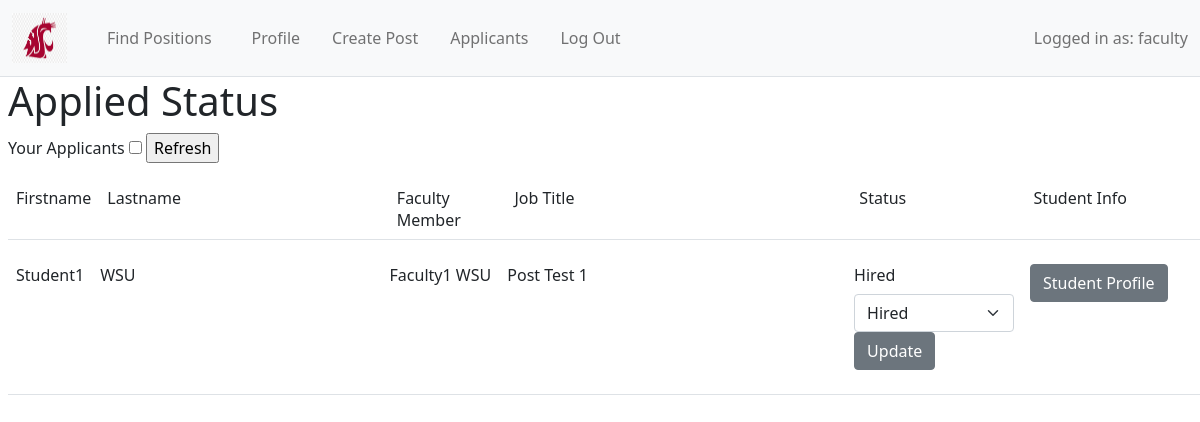
Screenshot of /appliedStatus/-1?id=2 (signed in) with the database file from the repository.
### app/Model/models.py (models this page shows, shortened)
class User(db.Model, UserMixin):
    __tablename__ = 'user'
    id = db.Column(db.Integer, primary_key=True) #id of user
    username = db.Column(db.String(64))
    firstname = db.Column(db.String(64))
    lastname = db.Column(db.String(64))
    email =  db.Column(db.String(120), unique = True)
    password_hash = db.Column(db.String(128))
    userType = db.Column(db.String(64))
    posts = db.relationship('Post', backref='writer', lazy = 'dynamic')
    __mapper_args__ = {
        'polymorphic_identity':'user',
        'polymorphic_on':userType
    }

class Application(db.Model):
    id = db.Column(db.Integer, primary_key=True)
    post_id = db.Column(db.Integer,db.ForeignKey('post.id'))
    student_id = db.Column(db.Integer,db.ForeignKey('student.id'))
    username = db.Column(db.String(26))
    firstName = db.Column(db.String(26))
    lastName = db.Column(db.String(26))
    email = db.Column(db.String(120))
    body = db.Column(db.String(1500))
    appStatus = db.Column(db.String(20))
    approved = db.Column(db.Boolean,default = False)
    post_id = db.Column(db.Integer,db.ForeignKey('post.id'))
    student_id = db.Column(db.Integer, db.ForeignKey('student.id'))

class Post(db.Model):
    id = db.Column(db.Integer, primary_key=True) #holds post id
    user_id = db.Column(db.Integer, db.ForeignKey('user.id'))
    username = db.Column(db.String(150)) #holds username
    applicants = db.relationship('Application', backref = 'jobPost')
    title = db.Column(db.String(150)) #holds post title
    description = db.Column(db.String(1500)) #holds post body
    timestamp = db.Column(db.DateTime, index=True, default=datetime.utcnow) #records timestamp of when post was made
    startDate = db.Column(db.String(20)) # will hold start date for job
    endDate = db.Column(db.String(20)) # will hold end date for job
    requiredTime = db.Column(db.Text) # will hold required amount of time
    qualifications = db.Column(db.String(1500)) #will hold qualifications needed for the job
    researchFields = db.relationship('Tag', secondary =  createTags, primaryjoin = (createTags.c.post_id == id), backref=db.backref('createTags', lazy='dynamic'), lazy = 'dynamic')
    facultyFirst = db.Column(db.String(26))
    facultyLast = db.Column(db.String(26))
    facultyEmail = db.Column(db.String(26))
    facultyUsername = db.Column(db.String(26))

### app/Controller/routes.py (the view)
@bp_routes.route("/appliedStatus/<aid>", methods = ['GET', 'POST'])
@login_required
def appliedStatus(aid):
    aform = ApplicationStatusForm()
    application = Application.query.all()
    sform = SortForm()
    if request.method == 'POST':
        if sform.choice.data == True:
            application = Application.query.filter_by(username = current_user.username)
        qApp = Application.query.filter_by(id = aid).first()
        qApp.appStatus = aform.statusfield.data
        db.session.commit()
    return render_template('applied.html', title = 'Applied Students', applicants = application, form = sform, aform = aform)

### app/Controller/forms.py
class ApplicationStatusForm(FlaskForm):
    mychoices = ['Hired', 'Not Hired']
    statusfield = SelectField('Status', choices = mychoices, validators = [DataRequired()])
    submit = SubmitField('Update')

class SortForm(FlaskForm):
    choice = BooleanField("Your Applicants")
    refresh = SubmitField('Refresh')

### app/Model/models.py (called while the page is built)
@login.user_loader
def load_user(id):
    return User.query.get(int(id))

### app/View/templates/applied.html (shortened to what this page needs)
{% extends "base.html" %}
{% block content %}
    <h1>Applied Status</h1>
    {% if form %}
        <form action="" method="post">
            <div>
                {{ form.choice.label }}
                {{ form.choice }}
                {{ form.refresh(class = "button" ) }}
            </div>
        </form>
    {% endif %}
    <table  class = "table table-hover">
        <tr valign = "center">
            <td width = "5%"> Firstname </td>
            <td width = "25%"> Lastname </td>
            <td width = "10%"> Faculty Member </td>
            <td width = "30%"> Job Title </td>
            <td width = "15%"> Status </td>
            <td width = "15%"> Student Info </td>
        </tr>
    </table>
    {% for applicant in applicants %}
        {% include '_applied.html' %}
    {% endfor %}
{% endblock %}

### app/View/templates/base.html (shortened to what this page needs)
<html>
    <head>
        <link href="https://cdn.jsdelivr.net/npm/bootstrap@5.1.3/dist/css/bootstrap.min.css" rel="stylesheet">
        <link rel="stylesheet" href="{{ url_for('static', filename='css/css/main.css') }}">
     </head>
    <body>
        <nav class="navbar navbar-expand-lg navbar-light bg-light border-bottom">
            <div class="container-fluid">
                {% if current_user.is_anonymous %}
                <a class="navbar-brand" href="{{ url_for('auth.login') }}">
                {% else %}
                <a class="navbar-brand" href="{{ url_for('routes.index') }}">
                {% endif %}
                <img src="{{ url_for('static', filename='img/331-3317404_about-this-page-washington-state-university-mascot.png') }}" alt="" width="55" height="50" class="d-inline-block align-text-top">
              </a>
              <div class="collapse navbar-collapse" id="navbarSupportedContent">
                <ul class="navbar-nav me-auto mb-2 mb-lg-0">
                {% if current_user.is_anonymous %}
                {% else %}
                <li class="nav-item mx-3">
                    <a class="nav-link" aria-current="page" href="{{ url_for('routes.index') }}">Find Positions</a>
                </li>
                {% endif %}
                {% if current_user.is_anonymous %}
                    <li class="nav-item  mx-2">
                        <a class="nav-link" href="{{ url_for('auth.login') }}">Log in</a>
                    </li>
                {% else %}
                    {% if current_user.userType == "Faculty" %}
                    <li class="nav-item  mx-2">
                        <a class="nav-link" href="{{ url_for('routes.display_profile', uid = current_user.id, aid = -1) }}">Profile</a>
                    </li>
                    {% endif %}
                    {% if current_user.userType == "Faculty" %}
                        <li class="nav-item  mx-2">
                            <a class="nav-link" href="{{ url_for('routes.createPost') }}">Create Post</a>
                          </li>
                          <li class="nav-item  mx-2">
                            <a class="nav-link" href="{{ url_for('routes.appliedStatus', id = current_user.id, aid = -1) }}">Applicants</a>
                        </li>
                    {% endif %}
                        <li class="nav-item  mx-2">
                            <a class="nav-link" href="{{ url_for('auth.logout') }}">Log Out</a>
                            </li>
                    </ul>
                {% endif %}
                {% if current_user.is_anonymous %}
                {% else %}
                    <span class= "navbar-text">
                        Logged in as: {{current_user.username}}
                    </span>
                {% endif %}
              </div>
            </div>
          </nav>
        <div class = 'ms-2'>{% block content %}{% endblock %}</div>
    </body>
</html>

### app/View/templates/_applied.html (shortened to what this page needs)
<table class = "table table-hover">
    {% if applicant.jobPost != None %}
        <tr valign = "center">
            <td width = "5%"> {{applicant.whoApplied.firstname}} </td>
            <td width = "25%"> {{applicant.whoApplied.lastname}} </td>
            <td width = "10%"> {{applicant.jobPost.facultyFirst}} {{applicant.jobPost.facultyLast}}</td>
            <td width = "30%"> {{applicant.jobPost.title}} </td>
            {%if aform %}
                {% if applicant.approved %}
                    <td width = "15%">
                        <div class = 'mb-2'>
                        {{ applicant.appStatus }}
                        </div>
                        <form action = "{{ url_for('routes.appliedStatus', aid = applicant.id) }}"  method = 'POST'>
                            {{ aform.statusfield(class = 'form-select') }}
                            {{ aform.submit(class="btn btn-secondary")}}
                        </form>
                    </td>
                {% endif %}
            {% endif %}
            <td width = "15%">
                <form action = "{{ url_for('routes.display_profile', uid = applicant.whoApplied.id, aid = applicant.id) }}"  method = 'GET'>
                    <input type= "submit" value = 'Student Profile' class = 'btn btn-secondary'>
                </form>
            </td>
        </tr>
    {% endif %}
</table>

### rows the page displays
User: username "faculty"
Application: whoApplied.firstname "Student1", whoApplied.lastname "WSU", jobPost.facultyFirst "Faculty1", jobPost.facultyLast "WSU", jobPost "Post Test 1", appStatus "Hired"
